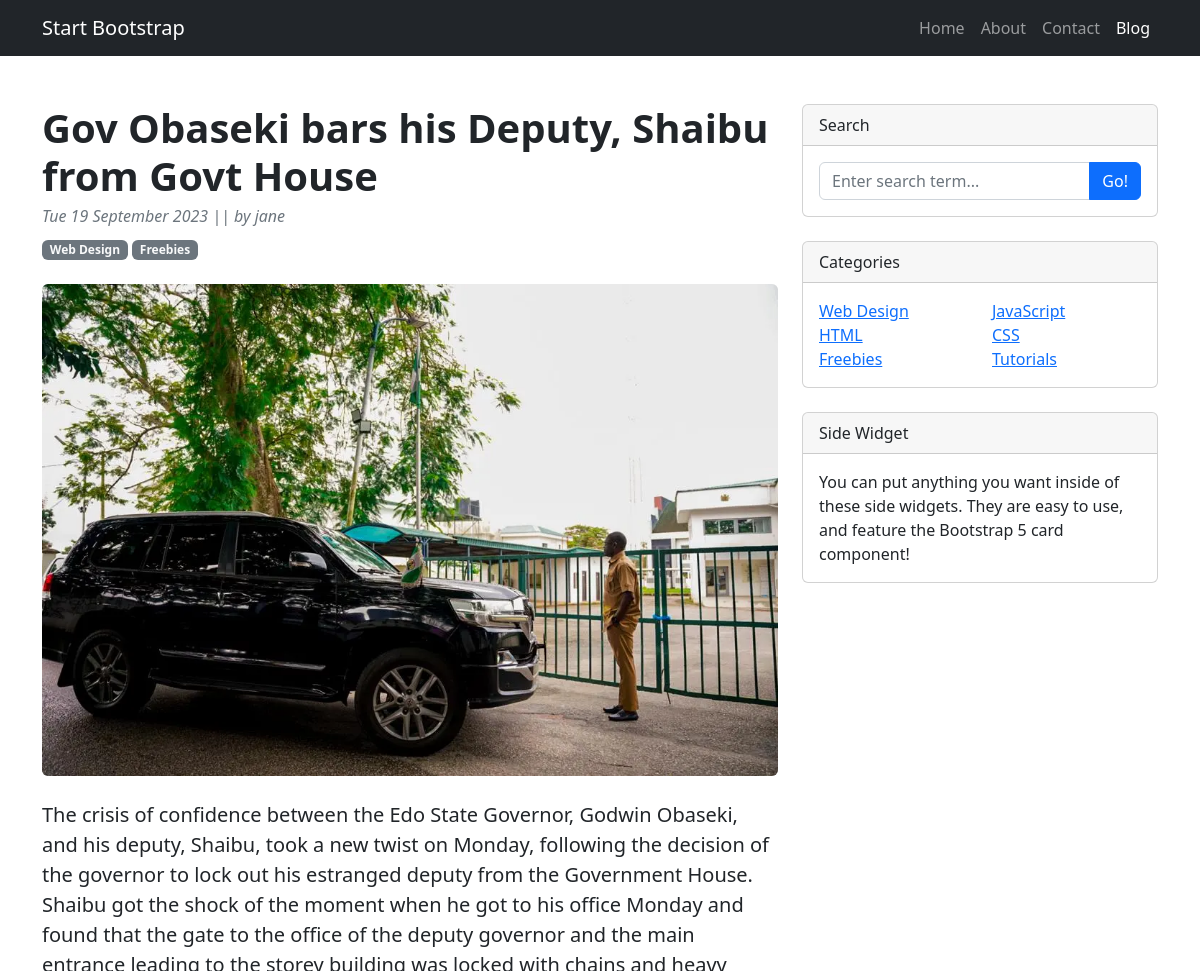
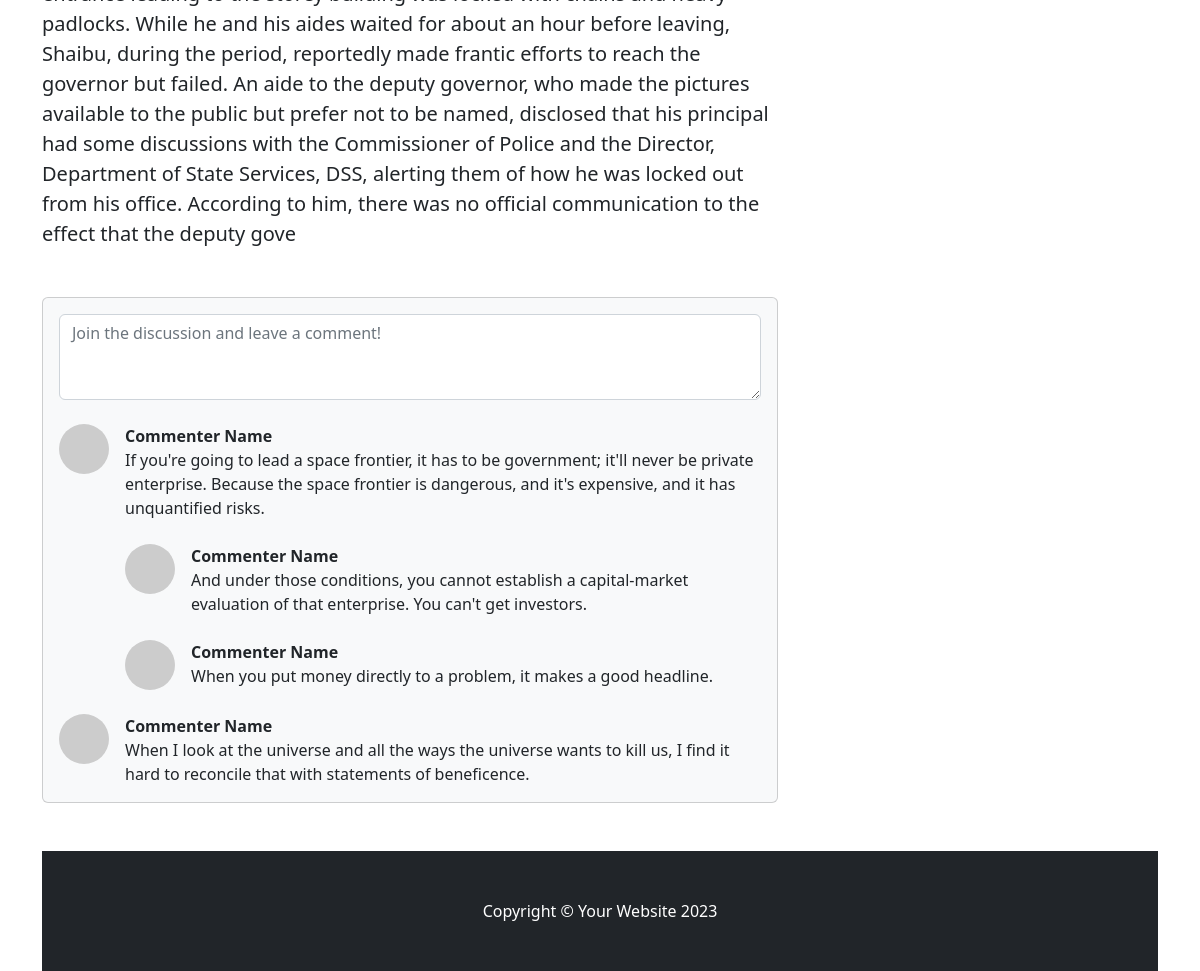
The app's page /detail_blog/3 with its own data (2 pictures, top to bottom).
### bloghome/models.py (models this page shows, shortened)
class post(models.Model):
    title = models.CharField(max_length=300)
    body = models.TextField(max_length=1000)
    upload_image = models.ImageField(upload_to='post')
    date_created = models.DateField(auto_now_add=True)
    updated_on = models.DateField(auto_now=True)
    status = models.CharField(choices=post_status,default='pending',max_length=300)
    author = models.ForeignKey(Author, on_delete=models.CASCADE)
    category = models.ForeignKey(Category, on_delete=models.CASCADE)

class Author(models.Model):
    profile = models.ImageField(upload_to='image')
    user = models.ForeignKey(User, on_delete=models.CASCADE)
    display_name = models.CharField(max_length=200)
    def __str__(self):
        return self.display_name

### bloghome/views.py (the view, shortened to what this page needs)
# urls.py: path('detail_blog/<int:pk>', Blog_Details.as_view(), name='details')
class Blog_Details(ListView):
    def get(self, request, pk):
        post_details =get_object_or_404(post,pk=pk)
        context = {
            'post_details': post_details
        }
        return render(request, "details.html", context=context)

### templates/details.html (shortened to what this page needs)
<!DOCTYPE html>
{% extends "header.html" %}
{% load static %}
{% block content %}
<body>
    <div class="container mt-5">
        <div class="row">
            <div class="col-lg-8">
                <article>
                    <header class="mb-4">
                        <h1 class="fw-bolder mb-1">{{post_details.title}}</h1>
                        <div class="text-muted fst-italic mb-2">{{post_details.date_created|date:"D d F Y"}} || by {{post_details.author}}</div>
                        <a class="badge bg-secondary text-decoration-none link-light" href="#!">Web Design</a>
                        <a class="badge bg-secondary text-decoration-none link-light" href="#!">Freebies</a>
                    </header>
                    <figure class="mb-4"><img class="img-fluid rounded" src="{{post_details.upload_image.url}}" alt="..." /></figure>
                    <section class="mb-5">
                        <p class="fs-5 mb-4">{{post_details.body}}</p>
                         </section>
                </article>
                <section class="mb-5">
                    <div class="card bg-light">
                        <div class="card-body">
                            <form class="mb-4"><textarea class="form-control" rows="3" placeholder="Join the discussion and leave a comment!"></textarea></form>
                            <div class="d-flex mb-4">
                                <div class="flex-shrink-0"><img class="rounded-circle" src="https://dummyimage.com/50x50/ced4da/6c757d.jpg" alt="..." /></div>
                                <div class="ms-3">
                                    <div class="fw-bold">Commenter Name</div>
                                    If you're going to lead a space frontier, it has to be government; it'll never be private enterprise. Because the space frontier is dangerous, and it's expensive, and it has unquantified risks.
                                    <div class="d-flex mt-4">
                                        <div class="flex-shrink-0"><img class="rounded-circle" src="https://dummyimage.com/50x50/ced4da/6c757d.jpg" alt="..." /></div>
                                        <div class="ms-3">
                                            <div class="fw-bold">Commenter Name</div>
                                            And under those conditions, you cannot establish a capital-market evaluation of that enterprise. You can't get investors.
                                        </div>
                                    </div>
                                    <div class="d-flex mt-4">
                                        <div class="flex-shrink-0"><img class="rounded-circle" src="https://dummyimage.com/50x50/ced4da/6c757d.jpg" alt="..." /></div>
                                        <div class="ms-3">
                                            <div class="fw-bold">Commenter Name</div>
                                            When you put money directly to a problem, it makes a good headline.
                                        </div>
                                    </div>
                                </div>
                            </div>
                            <div class="d-flex">
                                <div class="flex-shrink-0"><img class="rounded-circle" src="https://dummyimage.com/50x50/ced4da/6c757d.jpg" alt="..." /></div>
                                <div class="ms-3">
                                    <div class="fw-bold">Commenter Name</div>
                                    When I look at the universe and all the ways the universe wants to kill us, I find it hard to reconcile that with statements of beneficence.
                                </div>
                            </div>
                        </div>
                    </div>
                </section>
            </div>
            {% include "sidebar.html" %}
        </div>
        </body>
{% include "footer.html" %}
{% endblock content %}

### records on screen
post: title "Gov Obaseki bars his Deputy, Shaibu from Govt House", date_created "Tue 19 September 2023", author "jane", upload_image (picture), body "The crisis of confidence between the Edo State Governor, Godwin Obaseki, and his deputy, Shaibu, took a new twist on Monday, following the decision of the governor to lock out his estranged deputy from the Government House. Shaibu got the shock of the moment when he got to his office Monday and found that the gate to the office of the deputy governor and the main entrance leading to the storey building was locked with chains and heavy padlocks. While he and his aides waited for about an hour before leaving, Shaibu, during the period, reportedly made frantic efforts to reach the governor but failed. An aide to the deputy governor, who made the pictures available to the public but prefer not…"
